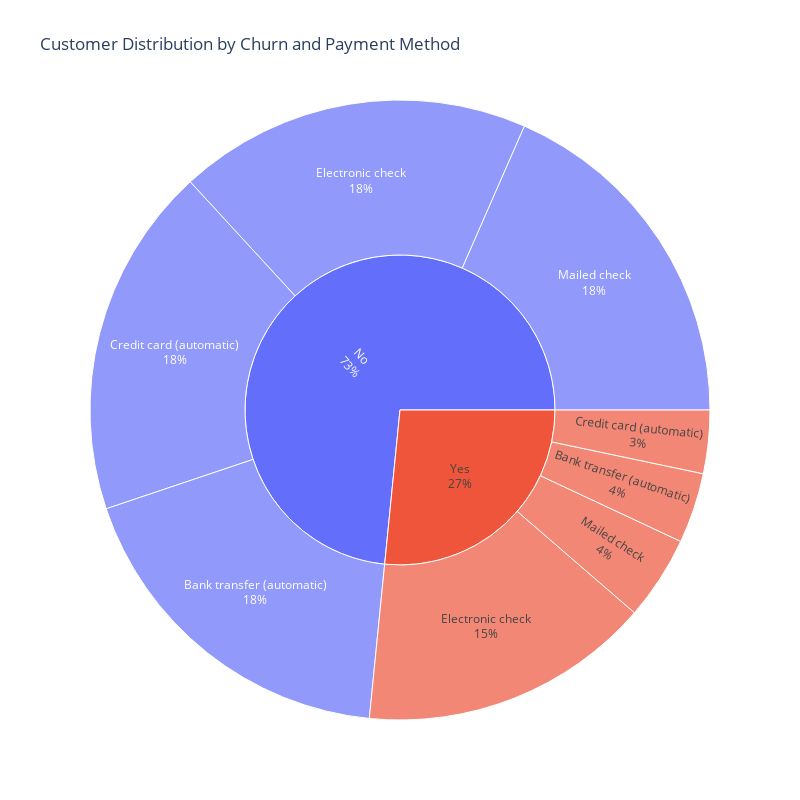

The cell this chart's notebook holds for it:
### Code cell
fig = px.sunburst(
    Churn_Payment_Method, 
    path=['Churn', 'PaymentMethod'], 
    values='count', 
    title='Customer Distribution by Churn and Payment Method'
)

# Update to show percentages along with labels
fig.update_traces(textinfo='label +percent entry')
font=dict(size=40),
fig.update_layout(width=800, height=800)

fig.show()

### Figure 1 — Plotly figure (JSON) as saved in the notebook; plotly's stock layout.template omitted (floating-point values rounded to 4 significant figures)
{"data": [{"branchvalues": "total", "domain": {"x": [0, 1], "y": [0, 1]}, "hovertemplate": "labels=%{label}<br>count=%{value}<br>parent=%{parent}<br>id=%{id}<extra></extra>", "ids": ["No/Bank transfer (automatic)", "Yes/Bank transfer (automatic)", "No/Credit card (automatic)", "Yes/Credit card (automatic)", "No/Electronic check", "Yes/Electronic check", "No/Mailed check", "Yes/Mailed check", "No", "Yes"], "labels": ["Bank transfer (automatic)", "Bank transfer (automatic)", "Credit card (automatic)", "Credit card (automatic)", "Electronic check", "Electronic check", "Mailed check", "Mailed check", "No", "Yes"], "name": "", "parents": ["No", "Yes", "No", "Yes", "No", "Yes", "No", "Yes", "", ""], "textinfo": "label+percent entry", "type": "sunburst", "values": [1284, 258, 1289, 232, 1294, 1071, 1296, 308, 5163, 1869]}], "layout": {"height": 800, "legend": {"tracegroupgap": 0}, "title": {"text": "Customer Distribution by Churn and Payment Method"}, "width": 800}}
